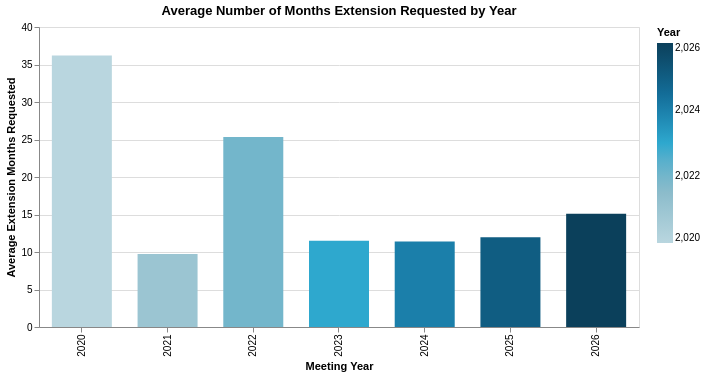

Notebook code for this chart:
### Code cell
chart = ((alt.Chart((extension_months.groupby('meeting_year').months_requested_latest.mean().reset_index()))
            .mark_bar(size=60)
            .encode(
                x=alt.X("meeting_year:O", title="Meeting Year"),
                 y=alt.Y('months_requested_latest', title="Average Extension Months Requested"),
                color=alt.Color("meeting_year", title="Year", scale=alt.Scale(range = cp.CALITP_SEQUENTIAL_COLORS)
                ))
          .properties(title="Average Number of Months Extension Requested by Year",
        width=600,
        # height=300
                     )))
chart

### Figure 1 — Vega-Lite specification as saved in the notebook (floating-point values rounded to 4 significant figures)
{"config": {"view": {"continuousWidth": 300, "continuousHeight": 300}}, "data": {"name": "data-dfa5450a84da5bf58b84c960c202b5a0"}, "mark": {"type": "bar", "size": 60}, "encoding": {"color": {"field": "meeting_year", "scale": {"range": ["#B9D6DF", "#8CBCCB", "#2EA8CE", "#136C97", "#0B405B"]}, "title": "Year", "type": "quantitative"}, "x": {"field": "meeting_year", "title": "Meeting Year", "type": "ordinal"}, "y": {"field": "months_requested_latest", "title": "Average Extension Months Requested", "type": "quantitative"}}, "title": "Average Number of Months Extension Requested by Year", "width": 600, "$schema": "https://vega.github.io/schema/vega-lite/v5.20.1.json", "datasets": {"data-dfa5450a84da5bf58b84c960c202b5a0": [{"meeting_year": 2020, "months_requested_latest": 36.19}, {"meeting_year": 2021, "months_requested_latest": 9.75}, {"meeting_year": 2022, "months_requested_latest": 25.33}, {"meeting_year": 2023, "months_requested_latest": 11.5}, {"meeting_year": 2024, "months_requested_latest": 11.4}, {"meeting_year": 2025, "months_requested_latest": 11.95}, {"meeting_year": 2026, "months_requested_latest": 15.09}]}}
